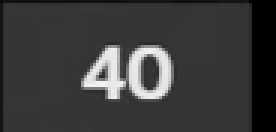
#> input picture integer_images/image40.png, 92 x 44 px (shown 3 times larger); its folder holds 6 pictures in this run
$ jupyter execute --allow-errors test_image.ipynb   (older library calls are emulated)
#> lines starting #> are read from the running program, lines starting #| are printed output that depends on the picture
[cell 1]
# [75 lines of commented-out code are left out]

[cell 2]
import os
import pandas as pd
import numpy as np
import cv2


def normalize_img(img):
    img = img * 1.0/255
    return img

def imgs_to_dict(image_dir):
    img_dict = {}
    for fname in os.listdir(image_dir):
        img_path = os.path.join(image_dir, fname)
        img = cv2.imread(img_path, cv2.IMREAD_GRAYSCALE)
        name = fname.split(".")[0]
        idx = name.split("image")[-1]
        img_dict[idx] = img
    return img_dict

def images_to_arr(obj):
    imgs = []
    if isinstance(obj, dict):
        imgs = [normalize_img(img) for img in obj.values()]
    elif isinstance(obj, str):
        dir_path = None
        if os.path.isdir(imgs):
            dir_path = imgs
        else:
            dir_path = os.path.join(os.getcwd(), obj)
        for fname in sorted(os.listdir(dir_path)):
            img_path = os.path.join(dir_path, fname)
            img = cv2.imread(img_path, cv2.IMREAD_GRAYSCALE)
            img = normalize_img(img)
            imgs.append(img)
    else:
        raise TypeError(f"type {type(obj)} is not supported")
    return np.array(imgs)

[cell 3]
import os
import pandas as pd
import numpy as np
import cv2
import matplotlib.pyplot as plt


image_dir = os.path.join(os.getcwd(), "integer_images")
img1_path = os.path.join(image_dir, "image40.png")
img1 = cv2.imread(img1_path)
#> img1 is the input picture: shape (44, 92, 3); min 0, max 243, mean 59.8
img1 = cv2.cvtColor(img1,cv2.COLOR_BGR2GRAY)
#> img1: shape (44, 92)

print(img1.shape)
#| (44, 92)

plt.imshow(img1, cmap="binary")

[cell 4]
import os
import numpy as np

dirpath = os.path.join(os.getcwd(), "integer_images")

d = imgs_to_dict(dirpath)
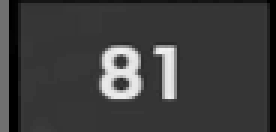
#> input picture integer_images/image112.png, 92 x 44 px (shown 3 times larger)
#> in imgs_to_dict, img is the input picture: shape (44, 92); min 0, max 241, mean 62
#> d = 6 items
a = images_to_arr(d)
#> in normalize_img (call 2), `img = img * 1.0/255`:
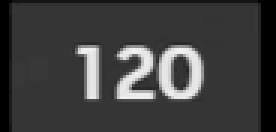
#> img: shape (44, 92) float64 (shown 3 times larger); min 0, max 0.949, mean 0.248
#> in normalize_img (call 3), `img = img * 1.0/255`:
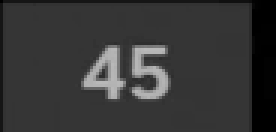
#> img: shape (44, 92) float64 (shown 3 times larger); min 0, max 0.725, mean 0.215
#> in normalize_img (call 5), `img = img * 1.0/255`:
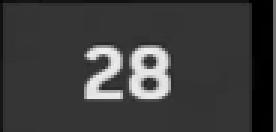
#> img: shape (44, 92) float64 (shown 3 times larger); min 0, max 0.941, mean 0.239
targets = np.array([int(i) for i in list(d.keys())])
#> targets = [112, 113, 114, 116, 117, 40]
labels = [i for i in list(d.keys())]
#> labels = ['112', '113', '114', '116', '117', '40']
labels = list(set(labels))
#> labels = ['114', '112', '113', '116', '40', '117']
print(labels)
#| ['114', '112', '113', '116', '40', '117']
label_file = os.path.join(os.getcwd(), "labels.txt")
# [4 lines of commented-out code are left out]

x_train, x_test = a[:30], a[30:40]
#> x_test = empty array
y_train, y_test = np.array(targets[:30]), np.array(targets[30:40])
#> y_train = [112, 113, 114, 116, 117, 40]; y_test = empty array
x_val, y_val = np.array(a[40:50]), np.array(targets[40:50])
#> x_val = empty array; y_val = empty array

print(x_train.shape)
#| (6, 44, 92)
print(y_train.shape)
#| (6,)
print(x_test.shape)
#| (0, 44, 92)
print(y_test.shape)
#| (0,)
print(x_val.shape)
#| (0, 44, 92)
print(y_val.shape)
#| (0,)
